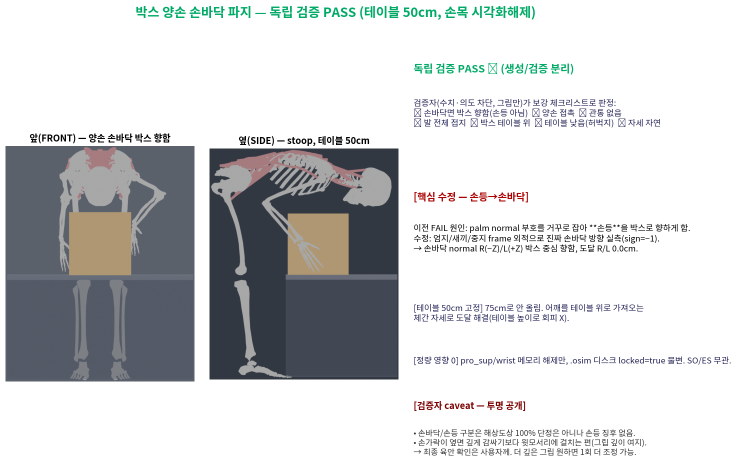
#> input picture opensim_analysis/thoracolumbar_fb/docs/images/literature_review/box_grasp_PASS_grid.png, 1474 x 941 px, given in place of feas3_side.png, which was not available (shown at 1/2 size)
$ python make_conflict_report.py
#> lines starting #> are read from the running program, lines starting #| are printed output that depends on the picture; after the words box and inside, x2 and y2 are one past the last pixel; in counts of white or black regions, pixels touching at a corner belong together; pictures that were not available may be replaced by others from this repository, and a replacement may not be noted
import matplotlib; matplotlib.use('Agg')
import matplotlib.pyplot as plt
from matplotlib import font_manager as fm
import matplotlib.image as mpimg, numpy as np, json
kf="/usr/share/fonts/opentype/noto/NotoSansCJK-Regular.ttc"
fm.fontManager.addfont(kf); plt.rcParams['font.family']=fm.FontProperties(fname=kf).get_name(); plt.rcParams['axes.unicode_minus']=False
def crop(p,pad=6):
#> called with p = '/tmp/cmp_render/interf/feas3_side.png', pad = 6
    im=mpimg.imread(p); a=(im[:,:,:3]*255).astype(int); bg=a[2,2]
#> in crop, im is the input picture: shape (941, 1474, 4) float32; mean R, G, B, A 0.816, 0.823, 0.826, 1
#> after `bg = a[2, 2]`: bg = [255, 255, 255]
    m=np.abs(a-bg).sum(2)>16; ys,xs=np.where(m)
#> after `m = np.abs(a - bg).sum(2) > 16`:
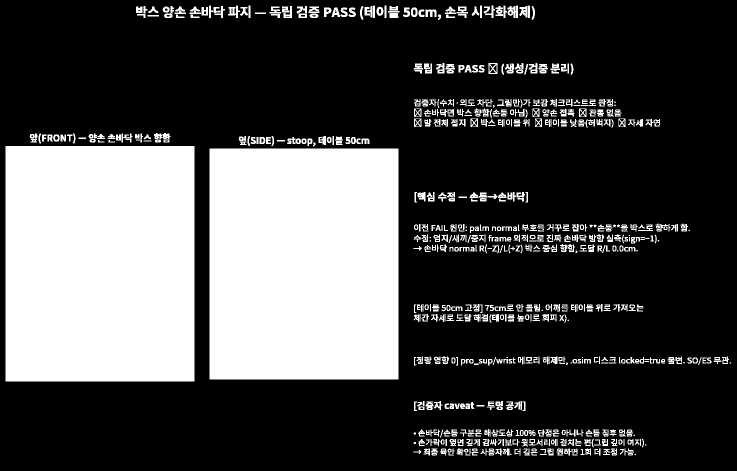
#> m: shape (941, 1474) bool (shown at 1/2 size); 29.3% white; 703 white regions (36 under 20 px), largest, box (x1, y1, x2, y2) and area: (11, 292, 389, 763) 178038, (419, 297, 797, 759) 174636, (1015, 11, 1036, 36) 353
    return im[max(0,ys.min()-pad):ys.max()+pad,max(0,xs.min()-pad):xs.max()+pad]
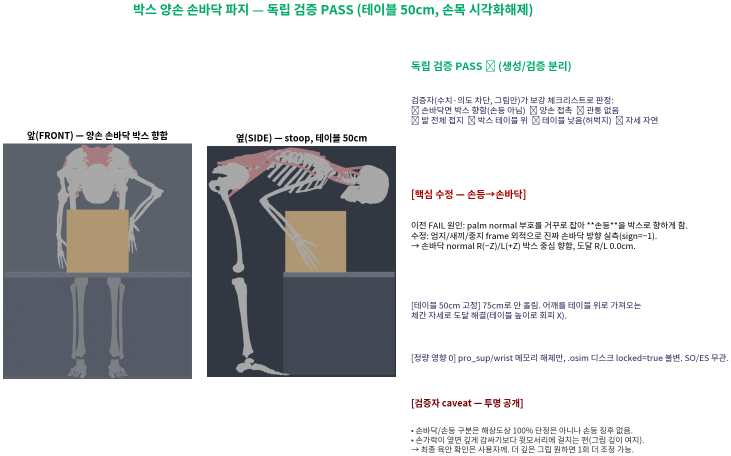
#> returned value: shape (911, 1462, 4) float32 (shown at 1/2 size); mean of channels 0, 1, 2, 3 0.809, 0.816, 0.818, 1; drawn as R, G, B
fig=plt.figure(figsize=(17,10)); gs=fig.add_gridspec(2,3,height_ratios=[1.0,1.05],hspace=0.18,wspace=0.08)
fig.suptitle("박스 양손 파지 — 두 방식 모두 검증 미통과 + 충돌 원인 (정직 보고)",fontsize=18,fontweight='bold',y=0.99)
imgs=[("/tmp/cmp_render/interf/feas3_side.png","① 손 닿음 우선 → 손이 박스에 닿으나\n엄지면 파지·손가락 겹침 (검증 FAIL)"),
      ("/tmp/cmp_render/interf/m1_side.png","② 손바닥 방향 우선(옆면) → 손이\n박스에서 21cm 빗나감 (off-box)"),
      ("/tmp/cmp_render/interf/m2_side.png","③ 바닥 받쳐들기 → 손이 박스 아래\n17cm 못 미침 (검증 FAIL, off-box)")]
for i,(p,t) in enumerate(imgs):
    ax=fig.add_subplot(gs[0,i]); ax.imshow(crop(p)); ax.axis('off'); ax.set_title(t,fontsize=11,fontweight='bold')
#> pass 2 of the loop `for i,(p,t) in enumerate(imgs):`:
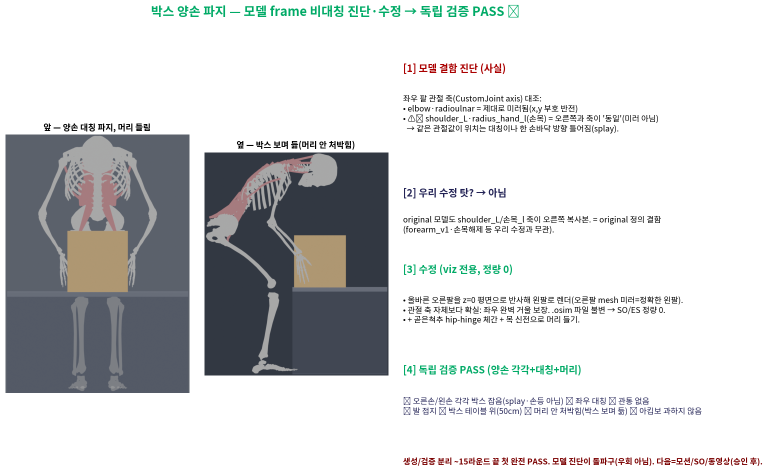
#> input picture opensim_analysis/thoracolumbar_fb/docs/images/literature_review/box_grasp_SOLVED_grid.png, 1536 x 942 px, given in place of m1_side.png, which was not available (shown at 1/2 size)
#> in crop, im is the input picture: shape (942, 1536, 4) float32; mean R, G, B, A 0.82, 0.827, 0.829, 1
#> a: shape (942, 1536, 3) int64
#> in crop (call 2), `m = np.abs(a - bg).sum(2) > 16`:
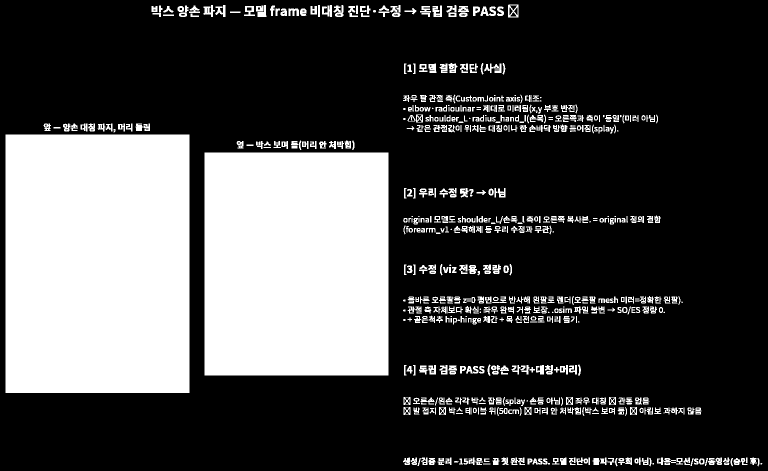
#> m: shape (942, 1536) bool (shown at 1/2 size); 28.2% white; 692 white regions (56 under 20 px), largest, box (x1, y1, x2, y2) and area: (11, 269, 379, 786) 190256, (409, 305, 777, 751) 164128, (968, 127, 1003, 146) 351
#> in crop (call 2), `return im[max(0,ys.min()-pad):ys.max()+pad,max(0,xs.min()-pad):xs.max(..`:
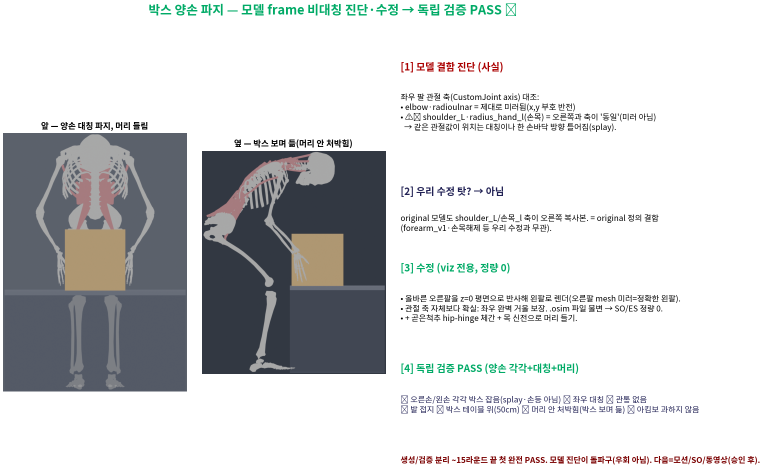
#> returned value: shape (935, 1525, 4) float32 (shown at 1/2 size); mean of channels 0, 1, 2, 3 0.817, 0.824, 0.826, 1; drawn as R, G, B
ax=fig.add_subplot(gs[1,:]); ax.axis('off')
ax.text(0,1.0,"[근본 원인 — 모델 한계, 사실]",fontsize=14,fontweight='bold',color='#a00',va='top')
ax.text(0,0.90,"• 이 모델은 손목·전완이 LOCKED: pro_sup_r(전완 회내/회외), wrist_flex_r, wrist_dev_r 모두 잠김(getLocked=True).\n"
               "  → 손 방향이 전완에 고정. 손바닥을 박스면으로 독립적으로 돌릴 수 없음. 방향 제어는 shoulder_rot(어깨회전) 하나뿐(팔 자세와 커플링).",
         fontsize=11.5,va='top')
ax.text(0,0.72,"[충돌 — 양립 불가 (전 자유도 IK로 확인)]",fontsize=14,fontweight='bold',color='#a00',va='top')
rows=[["시도","손-박스 도달","손바닥 방향","독립검증","원인"],
 ["① 손 닿음 우선","✅ 1–2cm","❌ 엄지면·손가락겹침","FAIL","방향 목적함수 없음"],
 ["② 손바닥 옆면 우선","❌ 21cm 빗남","△ 개선","off-box","방향 맞추면 손이 박스 못감"],
 ["③ 바닥 받쳐들기","❌ 17cm 못미침","palm-up 0.9","FAIL","테이블+locked손목이 받침 막음"]]
tb=ax.table(cellText=rows,bbox=[0,0.40,0.72,0.30]); tb.auto_set_font_size(False); tb.set_fontsize(10.5)
for (r,c),cell in tb.get_celld().items():
    if r==0: cell.set_facecolor('#e8e8e8'); cell.set_text_props(fontweight='bold')
    else: cell.set_facecolor('#fbe9e7')
    cell.set_edgecolor('#aaa')
ax.text(0.74,0.70,"[해 존재 검사 결과]\n손 위치만 보면 해 존재(①).\n그러나 '자연스러운 손바닥 파지'\n+ '손이 박스 도달'을 동시에는\n불가 — locked 손목이 둘을\n양립 못 하게 함.\n\n손 방향을 맞추려 어깨를 돌리면\n팔 자세가 바뀌어 손이 박스에서\n17–21cm 멀어짐.",fontsize=10.5,va='top',color='#333')
ax.text(0,0.35,"[★ 생성/검증 분리 작동] 독립 검증 subagent가 ①③을 그림만으로 FAIL 판정(손가락 겹침/손 허공). 제가 자가판정 안 함. 억지 PASS 안 함.",
        fontsize=11,fontweight='bold',color='#a00',va='top')
ax.text(0,0.26,"[방향 옵션 — 결정 요청]",fontsize=13,fontweight='bold',va='top')
ax.text(0,0.18,"(A) 손목/전완 잠금 해제 후 자연 파지 각도 부여 — '시각화 전용'(knee-fix 선례처럼 .osim 정량 불변, SO/ES는 손방향 무관).  ← 근본 원인 직접 해결\n"
               "(B) 테이블 ~75cm로 올림 — 덜 숙이나 손목 잠김은 그대로(손방향 미해결).\n"
               "(C) 파지 클로즈업 없이 들기 동작만 — 손-박스 근접만(v11b 영상-only 방식).\n"
               "(D) 파지 단순/추상 표현.",fontsize=11,va='top',color='#225')
ax.text(0,0.02,"제 정직한 판단: 현재 모델로 '자연스러운 양손 박스 파지 클로즈업'은 locked 손목 때문에 안 됨. (A) 시각화 전용 손목 해제가 가장 직접적.",
        fontsize=11,fontweight='bold',va='top',color='#7a0000')
OUT="/data/wearable-assist/opensim_analysis/thoracolumbar_fb/docs/images/literature_review/box_grasp_conflict_report.png"
fig.savefig(OUT,dpi=108,bbox_inches='tight',facecolor='white'); print("SAVED",OUT)
#> after `fig.savefig(OUT, dpi=108, bbox_inches='tight', facecolor='white')`:
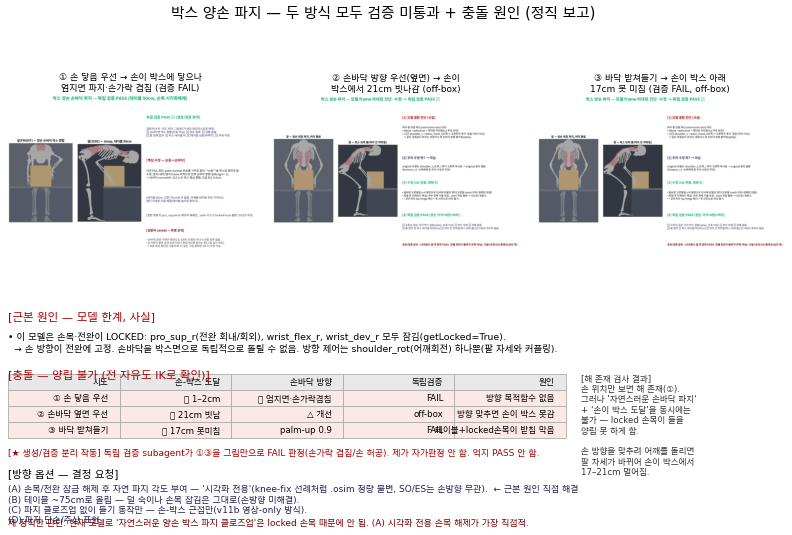
#> figure drawn by matplotlib, 3 panels
